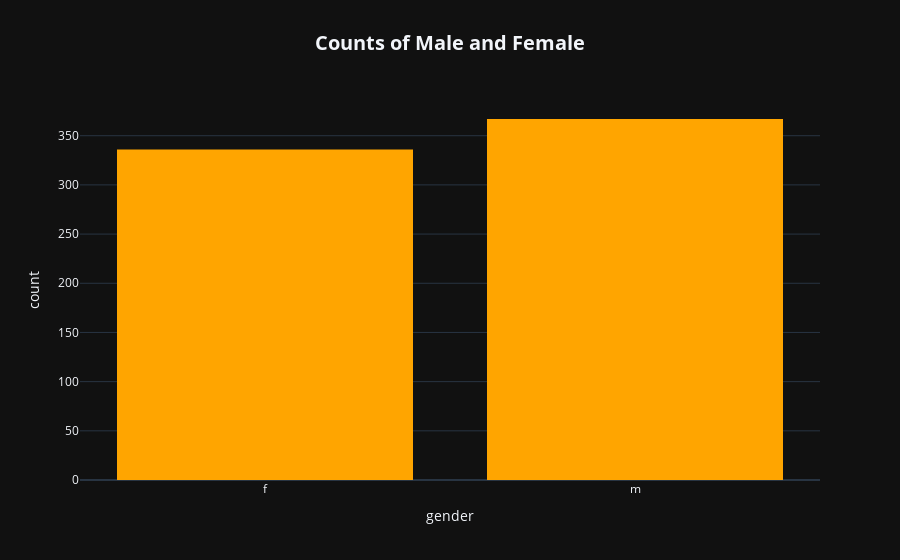

Here is the notebook cell this chart was saved with:
### Code cell
fig = px.histogram(df, x = "gender",
                  template='plotly_dark', color_discrete_sequence = ["orange"],
                  title = "<b>Counts of Male and Female</b>")
fig.update_layout(title_x = 0.5,
                  title_font = dict(size = 20),
                  uniformtext_minsize = 15)
fig.show()

### Figure 1 — Plotly figure (JSON) as saved in the notebook; plotly's stock layout.template omitted (floating-point values rounded to 4 significant figures; data arrays with more than 128 entries replaced by an {"elided": "..."} marker saying what was removed)
{"data": [{"alignmentgroup": "True", "bingroup": "x", "hovertemplate": "gender=%{x}<br>count=%{y}<extra></extra>", "legendgroup": "", "marker": {"color": "orange", "pattern": {"shape": ""}}, "name": "", "offsetgroup": "", "orientation": "v", "showlegend": false, "type": "histogram", "x": {"elided": "703 str values"}, "xaxis": "x", "yaxis": "y"}], "layout": {"barmode": "relative", "legend": {"tracegroupgap": 0}, "title": {"font": {"size": 20}, "text": "<b>Counts of Male and Female</b>", "x": 0.5}, "uniformtext": {"minsize": 15}, "xaxis": {"anchor": "y", "domain": [0, 1], "title": {"text": "gender"}}, "yaxis": {"anchor": "x", "domain": [0, 1], "title": {"text": "count"}}}}
